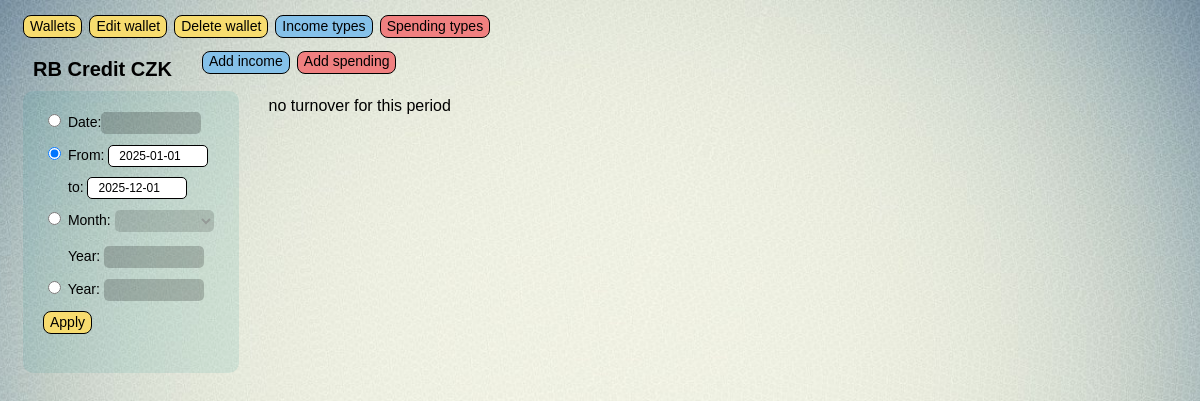
/finance/home_wlt/7/calendar/?choice=period&start_date=2025-01-01&end_date=2025-12-01, run on an earlier commit of the app's database.
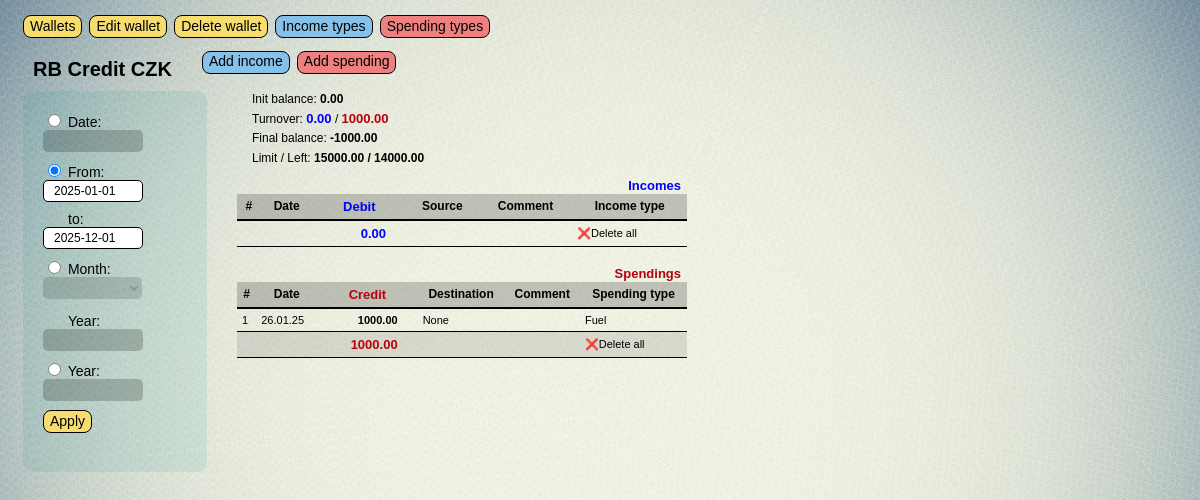
And on a later commit of the database.
### finance/models.py (models this page shows, shortened)
class Wallet(models.Model):
    W_TYPES = (
        ('a', 'account'),
        ('b', 'bank account'),
        ('c', 'cash'),
        )
    w_name = models.CharField(max_length=20, verbose_name = 'Wallet name')
    w_ticker = models.CharField(max_length=3, verbose_name = 'Currency ticker')
    w_type = models.CharField(max_length=1, choices=W_TYPES, verbose_name = 'Type')
    w_bank = models.CharField(max_length=25, verbose_name = 'Bank name', blank=True)
    w_date = models.DateField(db_index=True, verbose_name = 'Open date')
    w_balance = models.DecimalField(max_digits=12, decimal_places=2, verbose_name = 'Open balance', default=0.00)
    f_name = models.CharField(max_length=24, blank=True, verbose_name='Full wallet name')
    w_limit = models.DecimalField(max_digits=12, decimal_places=2, verbose_name = 'Limit', default=0.00)
    class Meta:
        verbose_name = 'wallet'
        verbose_name_plural = 'wallets'
        ordering = ['w_name']

class Spending(models.Model):
    date = models.DateField(db_index=True, verbose_name = 'Date')
    credit = models.DecimalField(max_digits=12, decimal_places=2, verbose_name = 'Sum ct')
    destination = models.CharField(max_length=20, null=True, blank=True, verbose_name = 'To')
    comment = models.TextField(max_length=60, null=True, blank=True, verbose_name = 'Comment')
    spending_type = models.ForeignKey('Spending_type', null=True, blank=True, on_delete=models.PROTECT, verbose_name = 'Spending Type')
    wallet = models.ForeignKey(Wallet, null=True, blank=True, on_delete=models.CASCADE, verbose_name='Wallet')
    class Meta:
        verbose_name = 'spending'
        verbose_name_plural = 'spendings'
        ordering = ['date']

class Spending_type(models.Model):
    name = models.CharField(max_length=30, db_index=True, unique=True,  verbose_name ='spending type')
    def __str__(self):
        return self.name
    class Meta:
        verbose_name = 'spending type'
        verbose_name_plural = 'spending types'
        ordering = ['name']

### finance/views.py (the view, shortened to what this page needs)
# urls.py: path('home_wlt/<int:pk>/calendar/', calendar_view, name='calendar'),
def calendar_view(request, pk):
    current_wlt = Wallet.objects.get(pk=pk)
    context = {}
    if request.method == 'GET':
        choice = request.GET.get("choice")
        if choice == "date":#_____________________________________________________________________date
            single_date = request.GET.get("single_date")
            context['single_date'] = single_date
            filtered_dt = Income.objects.filter(wallet=current_wlt, date=single_date)
            filtered_dt_sum = filtered_dt.aggregate(Sum('debit'))['debit__sum'] or Decimal('0.00')
            filtered_ct = Spending.objects.filter(wallet=current_wlt, date=single_date)
            filtered_ct_sum = filtered_ct.aggregate(Sum('credit'))['credit__sum'] or Decimal('0.00')
            data_chart = get_data_chart(filtered_dt, filtered_ct)
            init_date = datetime.strptime(single_date, "%Y-%m-%d").date()
            prev_date = init_date - timedelta(days=1)
            if init_date < current_wlt.w_date:
                init_bal = 0
            else:
                before_obj_dt = Income.objects.filter(wallet=current_wlt, date__range=[current_wlt.w_date, prev_date])
                before_dt_sum = before_obj_dt.aggregate(Sum('debit'))['debit__sum'] or Decimal('0.00')
                before_obj_ct = Spending.objects.filter(wallet=current_wlt, date__range=[current_wlt.w_date, prev_date])
                before_ct_sum = before_obj_ct.aggregate(Sum('credit'))['credit__sum'] or Decimal('0.00')
                init_bal = current_wlt.w_balance + before_dt_sum - before_ct_sum
        elif choice == "period":#_____________________________________________________________________period
            start_date = request.GET.get("start_date")
            end_date = request.GET.get("end_date")
            context['start_date'] = start_date
            context['end_date'] = end_date
            filtered_dt = Income.objects.filter(wallet=current_wlt, date__range=[start_date, end_date])
            filtered_dt_sum = filtered_dt.aggregate(Sum('debit'))['debit__sum'] or Decimal('0.00')
            filtered_ct = Spending.objects.filter(wallet=current_wlt, date__range=[start_date, end_date])
            filtered_ct_sum = filtered_ct.aggregate(Sum('credit'))['credit__sum'] or Decimal('0.00')
            data_chart = get_data_chart(filtered_dt, filtered_ct)
            init_date = datetime.strptime(start_date, "%Y-%m-%d").date()
            prev_date = init_date - timedelta(days=1)
            if init_date < current_wlt.w_date:
                init_bal = 0
            else:
                before_obj_dt = Income.objects.filter(wallet=current_wlt, date__range=[current_wlt.w_date, prev_date])
                before_dt_sum = before_obj_dt.aggregate(Sum('debit'))['debit__sum'] or Decimal('0.00')
                before_obj_ct = Spending.objects.filter(wallet=current_wlt, date__range=[current_wlt.w_date, prev_date])
                before_ct_sum = before_obj_ct.aggregate(Sum('credit'))['credit__sum'] or Decimal('0.00')
                init_bal = current_wlt.w_balance + before_dt_sum - before_ct_sum
    final_balance = init_bal + filtered_dt_sum - filtered_ct_sum
    context['wlt_pk'] = pk
    context['current_wlt'] = current_wlt
    context['init_bal'] = init_bal
    context['filtered_dt'] = filtered_dt
    context['filtered_dt_count']= filtered_dt.count()
    context['filtered_dt_sum'] = filtered_dt_sum
    context['filtered_ct'] = filtered_ct
    context['filtered_ct_count'] = filtered_ct.count()
    context['filtered_ct_sum'] = filtered_ct_sum
    context['dtct_sum'] = filtered_dt_sum + filtered_ct_sum
    context['left'] = current_wlt.w_limit + final_balance
    context['final_balance'] = final_balance
    context['data_chart'] = data_chart
    return render(request, 'finance/home_wlt.html', context)

### finance/templates/finance/home_wlt.html (shortened to what the changed rows need)
{% extends 'layout/basic.html' %}
{% load static %}
{% block header %}
    <div class='header'>
        <h1>{{current_wlt.f_name}}</h1>
            <button class="btn nav_btn btn_blue" onclick="location.href='{% url 'add_income' current_wlt.pk %}?{% for key, value in request.GET.items %}{{ key }}={{ value }}&{% endfor %}'">Add income</button>
            <button class="btn nav_btn btn_red"  onclick="location.href='{% url 'add_spending' current_wlt.pk %}?{% for key, value in request.GET.items %}{{ key }}={{ value }}&{% endfor %}'">Add spending</button>
    </div>
{% endblock %}
{% block right_side %}
    {% if dtct_sum > 0 %}
        <div class="info_txt">
            <p>Init balance:  <span class="bal">{{ init_bal|floatformat:2 }}</span></p>
            <p>Turnover: <span class="d">{{ filtered_dt_sum|floatformat:2 }}</span>  /  <span class="c">{{ filtered_ct_sum|floatformat:2 }}</span> </p>
            <p>Final balance: <span class="bal">{{ final_balance|floatformat:2 }}</span></p>
            {% if current_wlt.w_limit > 0 and final_balance < 0 %}
                <p>Limit / Left: <span class="bal">{{ current_wlt.w_limit|floatformat:2 }} / {{ left|floatformat:2 }} </span></p>
            {% endif %}
        </div>
        <button class="collapsible dt d">Incomes</button>
        <table>
            <thead>
                <tr>
                    <th>#</th>
                    <th>Date</th>
                    <th class="d">Debit</th>
                    <th>Source</th>
                    <th>Comment</th>
                    <th>Income type</th>
                </tr>
            </thead>
            <tbody>
                <tr class="always-visible">
                    <td></td>
                    <td></td>
                    <td style="text-align: right; padding: 5px 20px 5px 20px;" class="d">{{ filtered_dt_sum|floatformat:2 }}</td>
                    <td></td>
                    <td></td>
                    <td><a href="#" class="delete_dt_link" data_url_dt="{% url 'delete_filtered_dt' w_pk=current_wlt.pk %}
?params={% for key, value in request.GET.items %}{{ key }}={{ value }}*{% endfor %}&ids={% for item in filtered_dt %}{{ item.pk }}/{% endfor %}">❌Delete all</a>
                </tr>
            </tbody>
        </table>
        <br>
        <button class="collapsible ct c">Spendings</button>
        <table>
            <thead>
                <tr>
                    <th>#</th>
                    <th>Date</th>
                    <th class="c">Credit</th>
                    <th>Destination</th>
                    <th>Comment</th>
                    <th>Spending type</th>
                </tr>
            </thead>
            <tbody>
                {% for rec in filtered_ct %}
                <tr class="table-container ct">
                    <td>{{ forloop.counter }}</td>
                    <td>{{ rec.date|date:"d.m.y" }}</td>
                    <td style="text-align: right; padding: 5px 20px 5px 10px; font-weight: bold;">
                        <a href="{% url 'update_spending' w_pk=current_wlt.pk spending_pk=rec.pk %}?{% for key, value in request.GET.items %}{{ key }}={{ value }}&{% endfor %}">{{ rec.credit }}</a>
                    </td>
                    <td>{{ rec.destination }}</td>
                    <td>{{ rec.comment }}</td>
                    <td>{{ rec.spending_type }}</td>
                </tr>
                {% endfor %}
                <tr class="always-visible">
                    <td></td>
                    <td></td>
                    <td style="text-align: right; padding: 5px 20px 5px 20px;" class="c">{{ filtered_ct_sum|floatformat:2 }}</td>
                    <td></td>
                    <td></td>
                    <td><a href="#" class="delete_ct_link" data_url_ct="{% url 'delete_filtered_ct' w_pk=current_wlt.pk %}
?params={% for key, value in request.GET.items %}{{ key }}={{ value }}*{% endfor %}&ids={% for item in filtered_ct %}{{ item.pk }}/{% endfor %}">❌Delete all</a>
                    </td>
                </tr>
            </tbody>
        </table>
    {% else %}
        <p>no turnover for this period</p>
    {% endif %}
{% endblock %}

What changed in the data, as far as the page shows it:
shown differently, row unchanged: Wallet "RB Credit CZK": w_limit (not shown) → "15000.00"
added Spending: date "26.01.25", credit "1000.00", destination "None", spending_type "Fuel"
Also different on the page:
{{ init_bal|floatformat:2 }}: (not shown) → "0.00"
{{ filtered_dt_sum|floatformat:2 }}: (not shown) → "0.00"
{{ filtered_ct_sum|floatformat:2 }}: (not shown) → "1000.00"
{{ final_balance|floatformat:2 }}: (not shown) → "-1000.00"
{{ left|floatformat:2 }}: (not shown) → "14000.00"
text no longer shown: "no turnover for this period"
text now shown: "Init balance: Turnover: / Final balance: Limit / Left: / Incomes # Date Debit Source Comment Income type ❌Delete all Spendings # Date Credit Destination Comment Spending type ❌Delete all"
